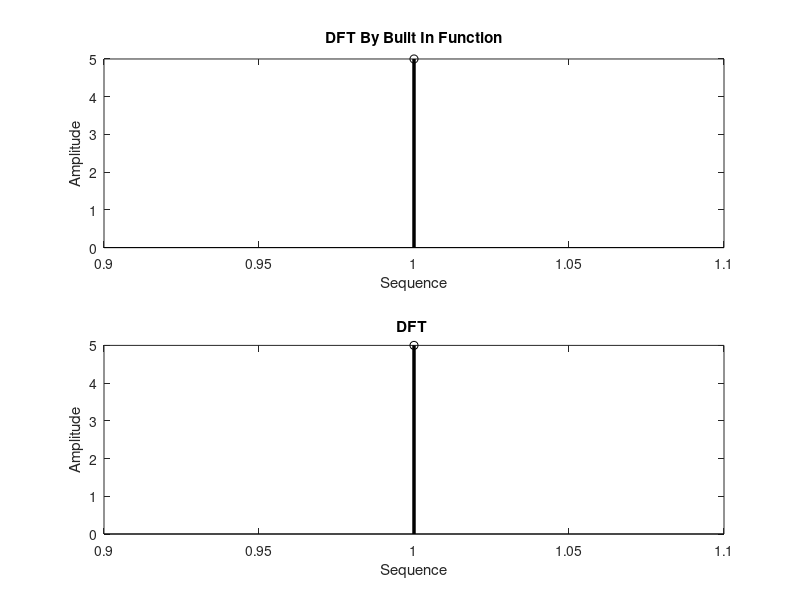

MATLAB code for this plot:
clc 
clear all 
close all
xn=input('Enter sequence:');
N=length(xn);                     %By Self Made Algorithm
c=zeros(1,N);                     %Zeros Assign%
for k=0:1:(N-1)
    for n=0:1:(N-1)
        p=(-2*pi*n*k);
        exp=(cos(p/N)+j*sin(p/N)); %For Exponential%
        b=xn(n+1)*exp;
        c(k+1)=c(k+1)+b;
    end
end
disp('c=')
disp(c)
f=fft(xn)
subplot(2,1,1)
stem(f,'k','linewidth',2.5)
title('DFT By Built In Function')
xlabel('Sequence')
ylabel('Amplitude')
subplot(2,1,2)
stem(c,'k','linewidth',2.5)
title('DFT ')
xlabel('Sequence')
ylabel('Amplitude')